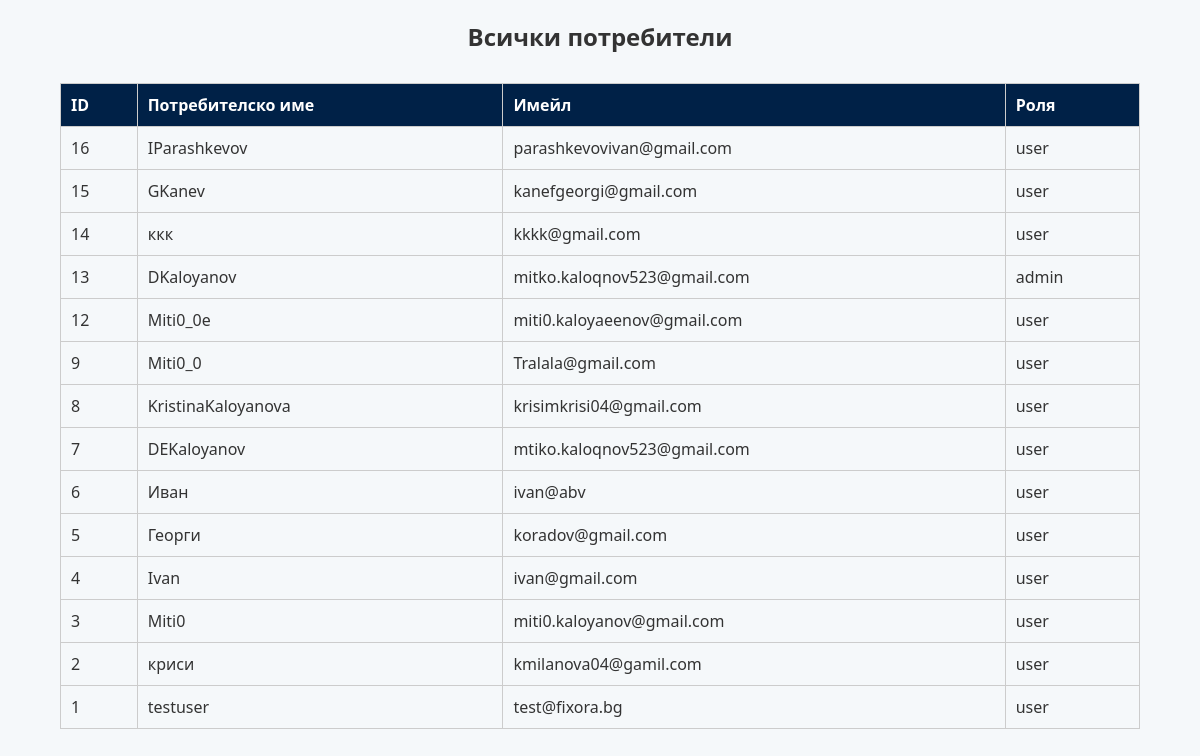
/php/admin/admin_users.php (signed in), run on the app's committed database.
### tables this page shows
CREATE TABLE `users` (
  `id` int(11) NOT NULL,
  `username` varchar(50) NOT NULL,
  `ime` varchar(50) NOT NULL,
  `familiq` varchar(50) NOT NULL,
  `telefon` varchar(20) NOT NULL,
  `email` varchar(100) NOT NULL,
  `created_at` timestamp NOT NULL DEFAULT current_timestamp(),
  `password` varchar(255) NOT NULL,
  `city` varchar(100) DEFAULT NULL,
  `age` int(11) DEFAULT NULL,
  `city_visible` tinyint(1) DEFAULT 0,
  `age_visible` tinyint(1) DEFAULT 0,
  `show_phone` tinyint(1) DEFAULT 1,
  `show_email` tinyint(1) DEFAULT 1,
  `show_city` tinyint(1) DEFAULT 1,
  `show_age` tinyint(1) DEFAULT 1,
  `profile_image` varchar(255) DEFAULT NULL,
  `role` enum('user','admin') NOT NULL DEFAULT 'user'
);

### php/admin/admin_users.php (the view, shortened to what this page needs)
<?php
require 'db.php';
$users = $conn->query("SELECT id, username, email, role FROM users ORDER BY id DESC")->fetchAll(PDO::FETCH_ASSOC);
?>
<!DOCTYPE html>
<html lang="bg">
<head>
    <link rel="stylesheet" href="../css/style.css">
</head>
<body>
    <h2 style="text-align:center;">Всички потребители</h2>
    <table>
        <tr>
            <th>ID</th>
            <th>Потребителско име</th>
            <th>Имейл</th>
            <th>Роля</th>
        </tr>
        <?php foreach ($users as $user): ?>
            <tr>
                <td><?= $user['id'] ?></td>
                <td><?= htmlspecialchars($user['username']) ?></td>
                <td><?= htmlspecialchars($user['email']) ?></td>
                <td><?= $user['role'] ?></td>
            </tr>
        <?php endforeach; ?>
    </table>
</body>
</html>

### css/style.css (style rules this page uses)
body { font-family: 'Segoe UI', sans-serif; margin: 0; padding: 0; background-color: #f5f8fa; color: #333; }

### php/admin/admin_users.php (style rules this page uses)
table { width: 90%; margin: 30px auto; border-collapse: collapse; }
th, td { border: 1px solid #ccc; padding: 10px; text-align: left; }
th { background: #002147; color: white; }

### data on the page
users: id "16", username "IParashkevov", email "parashkevovivan@gmail.com", role "user"
users: id "15", username "GKanev", email "kanefgeorgi@gmail.com", role "user"
users: id "14", username "ккк", email "kkkk@gmail.com", role "user"
users: id "13", username "DKaloyanov", email "mitko.kaloqnov523@gmail.com", role "admin"
users: id "12", username "Miti0_0e", email "miti0.kaloyaeenov@gmail.com", role "user"
users: id "9", username "Miti0_0", email "Tralala@gmail.com", role "user"
users: id "8", username "KristinaKaloyanova", email "krisimkrisi04@gmail.com", role "user"
users: id "7", username "DEKaloyanov", email "mtiko.kaloqnov523@gmail.com", role "user"
users: id "6", username "Иван", email "ivan@abv", role "user"
users: id "5", username "Георги", email "koradov@gmail.com", role "user"
users: id "4", username "Ivan", email "ivan@gmail.com", role "user"
users: id "3", username "Miti0", email "miti0.kaloyanov@gmail.com", role "user"
users: id "2", username "криси", email "kmilanova04@gamil.com", role "user"
users: id "1", username "testuser", email "test@fixora.bg", role "user"
